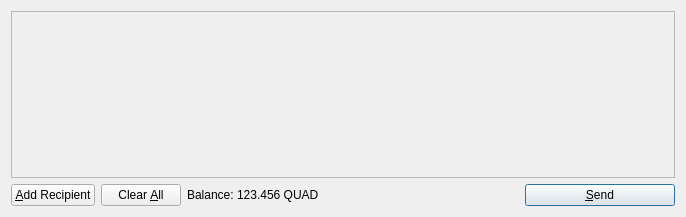
<?xml version="1.0" encoding="UTF-8"?>
<ui version="4.0">
 <class>SendCoinsDialog</class>
 <widget class="QDialog" name="SendCoinsDialog">
  <property name="geometry">
   <rect>
    <x>0</x>
    <y>0</y>
    <width>686</width>
    <height>217</height>
   </rect>
  </property>
  <property name="windowTitle">
   <string>Send Coins</string>
  </property>
  <layout class="QVBoxLayout" name="verticalLayout">
   <item>
    <widget class="QScrollArea" name="scrollArea">
     <property name="widgetResizable">
      <bool>true</bool>
     </property>
     <widget class="QWidget" name="scrollAreaWidgetContents">
      <property name="geometry">
       <rect>
        <x>0</x>
        <y>0</y>
        <width>666</width>
        <height>165</height>
       </rect>
      </property>
      <layout class="QVBoxLayout" name="verticalLayout_2">
       <property name="margin">
        <number>0</number>
       </property>
       <item>
        <layout class="QVBoxLayout" name="entries">
         <property name="spacing">
          <number>6</number>
         </property>
        </layout>
       </item>
       <item>
        <spacer name="verticalSpacer">
         <property name="orientation">
          <enum>Qt::Vertical</enum>
         </property>
         <property name="sizeHint" stdset="0">
          <size>
           <width>20</width>
           <height>40</height>
          </size>
         </property>
        </spacer>
       </item>
      </layout>
     </widget>
    </widget>
   </item>
   <item>
    <layout class="QHBoxLayout" name="horizontalLayout">
     <item>
      <widget class="QPushButton" name="addButton">
       <property name="toolTip">
        <string>Send to multiple recipients at once</string>
       </property>
       <property name="text">
        <string>&amp;Add Recipient</string>
       </property>
       <property name="icon">
        <iconset resource="../bitcoin.qrc">
         <normaloff>:/icons/add</normaloff>:/icons/add</iconset>
       </property>
       <property name="autoDefault">
        <bool>false</bool>
       </property>
      </widget>
     </item>
     <item>
      <widget class="QPushButton" name="clearButton">
       <property name="sizePolicy">
        <sizepolicy hsizetype="Minimum" vsizetype="Fixed">
         <horstretch>0</horstretch>
         <verstretch>0</verstretch>
        </sizepolicy>
       </property>
       <property name="toolTip">
        <string>Remove all transaction fields</string>
       </property>
       <property name="text">
        <string>Clear &amp;All</string>
       </property>
       <property name="icon">
        <iconset resource="../bitcoin.qrc">
         <normaloff>:/icons/remove</normaloff>:/icons/remove</iconset>
       </property>
       <property name="autoRepeatDelay">
        <number>300</number>
       </property>
       <property name="autoDefault">
        <bool>false</bool>
       </property>
      </widget>
     </item>
     <item>
      <layout class="QHBoxLayout" name="horizontalLayout_2">
       <property name="spacing">
        <number>3</number>
       </property>
       <item>
        <widget class="QLabel" name="label">
         <property name="text">
          <string>Balance:</string>
         </property>
        </widget>
       </item>
       <item>
        <widget class="QLabel" name="labelBalance">
         <property name="cursor">
          <cursorShape>IBeamCursor</cursorShape>
         </property>
         <property name="text">
          <string>123.456 QUAD</string>
         </property>
         <property name="textInteractionFlags">
          <set>Qt::LinksAccessibleByMouse|Qt::TextSelectableByKeyboard|Qt::TextSelectableByMouse</set>
         </property>
        </widget>
       </item>
      </layout>
     </item>
     <item>
      <spacer name="horizontalSpacer">
       <property name="orientation">
        <enum>Qt::Horizontal</enum>
       </property>
       <property name="sizeHint" stdset="0">
        <size>
         <width>40</width>
         <height>20</height>
        </size>
       </property>
      </spacer>
     </item>
     <item>
      <widget class="QPushButton" name="sendButton">
       <property name="minimumSize">
        <size>
         <width>150</width>
         <height>0</height>
        </size>
       </property>
       <property name="toolTip">
        <string>Confirm the send action</string>
       </property>
       <property name="text">
        <string>&amp;Send</string>
       </property>
       <property name="icon">
        <iconset resource="../bitcoin.qrc">
         <normaloff>:/icons/send</normaloff>:/icons/send</iconset>
       </property>
       <property name="default">
        <bool>true</bool>
       </property>
      </widget>
     </item>
    </layout>
   </item>
  </layout>
 </widget>
 <resources>
  <include location="../bitcoin.qrc"/>
 </resources>
 <connections/>
</ui>
